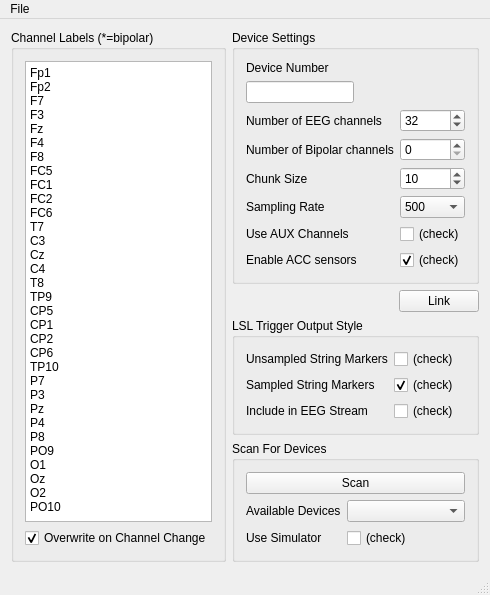
<?xml version="1.0" encoding="UTF-8"?>
<ui version="4.0">
 <class>MainWindow</class>
 <widget class="QMainWindow" name="MainWindow">
  <property name="geometry">
   <rect>
    <x>0</x>
    <y>0</y>
    <width>434</width>
    <height>574</height>
   </rect>
  </property>
  <property name="windowTitle">
   <string>LiveAmp Connector</string>
  </property>
  <widget class="QWidget" name="centralWidget">
   <layout class="QHBoxLayout" name="horizontalLayout_2">
    <item>
     <widget class="QGroupBox" name="groupBox_2">
      <property name="title">
       <string>Channel Labels (*=bipolar)</string>
      </property>
      <layout class="QGridLayout" name="gridLayout">
       <item row="0" column="0">
        <widget class="QPlainTextEdit" name="channelLabels">
         <property name="sizePolicy">
          <sizepolicy hsizetype="Preferred" vsizetype="Preferred">
           <horstretch>0</horstretch>
           <verstretch>0</verstretch>
          </sizepolicy>
         </property>
         <property name="plainText">
          <string>Fp1
Fp2
F7
F3
Fz
F4
F8
FC5
FC1
FC2
FC6
T7
C3
Cz
C4
T8
TP9
CP5
CP1
CP2
CP6
TP10
P7
P3
Pz
P4
P8
PO9
O1
Oz
O2
PO10 </string>
         </property>
        </widget>
       </item>
       <item row="1" column="0">
        <widget class="QCheckBox" name="overwriteChannelLabels">
         <property name="toolTip">
          <string>&lt;html&gt;&lt;head/&gt;&lt;body&gt;&lt;p&gt;Uncheck this if you don't want the channel labels to change when you adjust the number of EEG or bipolar channels (e.g. if you want channel labels other than indices).&lt;/p&gt;&lt;/body&gt;&lt;/html&gt;</string>
         </property>
         <property name="text">
          <string>Overwrite on Channel Change</string>
         </property>
         <property name="checked">
          <bool>true</bool>
         </property>
        </widget>
       </item>
      </layout>
     </widget>
    </item>
    <item>
     <layout class="QVBoxLayout" name="verticalLayout">
      <item>
       <layout class="QHBoxLayout" name="horizontalLayout_4"/>
      </item>
      <item>
       <widget class="QGroupBox" name="groupBox">
        <property name="title">
         <string>Device Settings</string>
        </property>
        <layout class="QFormLayout" name="formLayout">
         <property name="fieldGrowthPolicy">
          <enum>QFormLayout::AllNonFixedFieldsGrow</enum>
         </property>
         <item row="0" column="0">
          <widget class="QLabel" name="label_4">
           <property name="text">
            <string>Device Number</string>
           </property>
          </widget>
         </item>
         <item row="2" column="0">
          <widget class="QLineEdit" name="deviceSerialNumber">
           <property name="toolTip">
            <string>The number of the USB device (if multiple); the first one is #0.</string>
           </property>
           <property name="inputMask">
            <string/>
           </property>
           <property name="text">
            <string/>
           </property>
          </widget>
         </item>
         <item row="3" column="0">
          <widget class="QLabel" name="label_2">
           <property name="text">
            <string>Number of EEG channels</string>
           </property>
          </widget>
         </item>
         <item row="3" column="1">
          <widget class="QSpinBox" name="eegChannelCount">
           <property name="toolTip">
            <string>This must match the number of entries in the channel list</string>
           </property>
           <property name="minimum">
            <number>0</number>
           </property>
           <property name="maximum">
            <number>64</number>
           </property>
           <property name="singleStep">
            <number>1</number>
           </property>
           <property name="value">
            <number>32</number>
           </property>
          </widget>
         </item>
         <item row="5" column="0">
          <widget class="QLabel" name="label">
           <property name="text">
            <string>Chunk Size</string>
           </property>
          </widget>
         </item>
         <item row="5" column="1">
          <widget class="QSpinBox" name="chunkSize">
           <property name="toolTip">
            <string>&lt;html&gt;&lt;head/&gt;&lt;body&gt;&lt;p&gt;The number of samples per chunk emitted by the driver -- a small value will lead to lower overall latency but causes more CPU load, max value is 20&lt;/p&gt;&lt;/body&gt;&lt;/html&gt;</string>
           </property>
           <property name="minimum">
            <number>1</number>
           </property>
           <property name="maximum">
            <number>20</number>
           </property>
           <property name="value">
            <number>10</number>
           </property>
          </widget>
         </item>
         <item row="6" column="0">
          <widget class="QLabel" name="label_3">
           <property name="text">
            <string>Sampling Rate</string>
           </property>
          </widget>
         </item>
         <item row="6" column="1">
          <widget class="QComboBox" name="samplingRate">
           <property name="toolTip">
            <string>The sampling rate to use; higher sampling rates require more network bandwidth (and storage space if recording), particularly the very high rates of 10KHz+. The native rates are those that are natively supported by the hardware and the resampled rates are resampled in software  (using a linear-phase sinc resampler that delays the output signal by 5 samples).</string>
           </property>
           <property name="currentIndex">
            <number>1</number>
           </property>
           <item>
            <property name="text">
             <string>250</string>
            </property>
           </item>
           <item>
            <property name="text">
             <string>500</string>
            </property>
           </item>
           <item>
            <property name="text">
             <string>1000</string>
            </property>
           </item>
          </widget>
         </item>
         <item row="7" column="0">
          <widget class="QLabel" name="label_7">
           <property name="text">
            <string>Use AUX Channels</string>
           </property>
          </widget>
         </item>
         <item row="7" column="1">
          <widget class="QCheckBox" name="useAUX">
           <property name="toolTip">
            <string>If this is checked then the last 8 channels will hold the AUX signals; make sure to increase your channel count accordingly.</string>
           </property>
           <property name="text">
            <string>(check)</string>
           </property>
           <property name="checked">
            <bool>false</bool>
           </property>
          </widget>
         </item>
         <item row="8" column="0">
          <widget class="QLabel" name="label_8">
           <property name="text">
            <string>Enable ACC sensors</string>
           </property>
          </widget>
         </item>
         <item row="8" column="1">
          <widget class="QCheckBox" name="useACC">
           <property name="toolTip">
            <string>This will enable Acceleration sensors X, Y and Z.</string>
           </property>
           <property name="text">
            <string>(check)</string>
           </property>
           <property name="checked">
            <bool>true</bool>
           </property>
          </widget>
         </item>
         <item row="4" column="1">
          <widget class="QSpinBox" name="bipolarChannelCount">
           <property name="toolTip">
            <string>&lt;html&gt;&lt;head/&gt;&lt;body&gt;&lt;p&gt;In LiveAmp 32, if any bipolar channels are enabled, the maximum number of EEG channels drops to 24. In LiveAmp 16 or 8, you are limited to 16 or 8 channels total and a maximum of 8 bipolar channels.&lt;/p&gt;&lt;/body&gt;&lt;/html&gt;</string>
           </property>
           <property name="maximum">
            <number>8</number>
           </property>
          </widget>
         </item>
         <item row="4" column="0">
          <widget class="QLabel" name="label_12">
           <property name="text">
            <string>Number of Bipolar channels</string>
           </property>
          </widget>
         </item>
        </layout>
       </widget>
      </item>
      <item alignment="Qt::AlignRight">
       <widget class="QPushButton" name="linkButton">
        <property name="enabled">
         <bool>true</bool>
        </property>
        <property name="text">
         <string>Link</string>
        </property>
       </widget>
      </item>
      <item>
       <spacer name="verticalSpacer_2">
        <property name="orientation">
         <enum>Qt::Vertical</enum>
        </property>
        <property name="sizeHint" stdset="0">
         <size>
          <width>20</width>
          <height>40</height>
         </size>
        </property>
       </spacer>
      </item>
      <item>
       <widget class="QGroupBox" name="groupBox_3">
        <property name="title">
         <string>LSL Trigger Output Style</string>
        </property>
        <layout class="QFormLayout" name="formLayout_2">
         <property name="fieldGrowthPolicy">
          <enum>QFormLayout::AllNonFixedFieldsGrow</enum>
         </property>
         <item row="0" column="1">
          <widget class="QCheckBox" name="unsampledMarkers">
           <property name="toolTip">
            <string>&lt;html&gt;&lt;head/&gt;&lt;body&gt;&lt;p&gt;For an explanation of trigger marker types please read 'explanation_of_trigger_marker_types.pdf'.&lt;/p&gt;&lt;/body&gt;&lt;/html&gt;</string>
           </property>
           <property name="text">
            <string>(check)</string>
           </property>
          </widget>
         </item>
         <item row="1" column="0">
          <widget class="QLabel" name="label_6">
           <property name="text">
            <string>Sampled String Markers</string>
           </property>
          </widget>
         </item>
         <item row="1" column="1">
          <widget class="QCheckBox" name="sampledMarkers">
           <property name="toolTip">
            <string>&lt;html&gt;&lt;head/&gt;&lt;body&gt;&lt;p&gt;For an explanation of trigger marker types please read 'explanation_of_trigger_marker_types.pdf'.&lt;/p&gt;&lt;/body&gt;&lt;/html&gt;</string>
           </property>
           <property name="text">
            <string>(check)</string>
           </property>
           <property name="checked">
            <bool>true</bool>
           </property>
          </widget>
         </item>
         <item row="2" column="0">
          <widget class="QLabel" name="label_9">
           <property name="text">
            <string>Include in EEG Stream</string>
           </property>
          </widget>
         </item>
         <item row="2" column="1">
          <widget class="QCheckBox" name="sampledMarkersEEG">
           <property name="toolTip">
            <string>&lt;html&gt;&lt;head/&gt;&lt;body&gt;&lt;p&gt;For an explanation of trigger marker types please read 'explanation_of_trigger_marker_types.pdf'.&lt;/p&gt;&lt;/body&gt;&lt;/html&gt;</string>
           </property>
           <property name="text">
            <string>(check)</string>
           </property>
          </widget>
         </item>
         <item row="0" column="0">
          <widget class="QLabel" name="label_5">
           <property name="text">
            <string>Unsampled String Markers</string>
           </property>
          </widget>
         </item>
        </layout>
       </widget>
      </item>
      <item>
       <widget class="QGroupBox" name="groupBox_4">
        <property name="title">
         <string>Scan For Devices</string>
        </property>
        <layout class="QFormLayout" name="formLayout_3">
         <property name="fieldGrowthPolicy">
          <enum>QFormLayout::AllNonFixedFieldsGrow</enum>
         </property>
         <item row="3" column="0" colspan="2">
          <widget class="QPushButton" name="refreshDevices">
           <property name="enabled">
            <bool>true</bool>
           </property>
           <property name="toolTip">
            <string>This will scan for all available LiveAmps. It takes a few moments to connect. You need to have the device serial number (written on the back) in order to connect to it. You can also enter it into the Device Number box by hand.</string>
           </property>
           <property name="text">
            <string>Scan</string>
           </property>
          </widget>
         </item>
         <item row="4" column="0">
          <widget class="QLabel" name="label_10">
           <property name="text">
            <string>Available Devices</string>
           </property>
          </widget>
         </item>
         <item row="4" column="1">
          <widget class="QComboBox" name="deviceCb"/>
         </item>
         <item row="5" column="0">
          <widget class="QLabel" name="label_11">
           <property name="text">
            <string>Use Simulator</string>
           </property>
          </widget>
         </item>
         <item row="5" column="1">
          <widget class="QCheckBox" name="useSim">
           <property name="text">
            <string>(check)</string>
           </property>
          </widget>
         </item>
        </layout>
       </widget>
      </item>
      <item>
       <layout class="QHBoxLayout" name="horizontalLayout"/>
      </item>
     </layout>
    </item>
   </layout>
  </widget>
  <widget class="QMenuBar" name="menuBar">
   <property name="geometry">
    <rect>
     <x>0</x>
     <y>0</y>
     <width>434</width>
     <height>21</height>
    </rect>
   </property>
   <widget class="QMenu" name="menuFile">
    <property name="title">
     <string>File</string>
    </property>
    <addaction name="actionLoad_Configuration"/>
    <addaction name="actionSave_Configuration"/>
    <addaction name="separator"/>
    <addaction name="actionQuit_2"/>
   </widget>
   <addaction name="menuFile"/>
  </widget>
  <widget class="QStatusBar" name="statusBar"/>
  <action name="actionLoad_Configuration">
   <property name="text">
    <string>Load Configuration</string>
   </property>
  </action>
  <action name="actionSave_Configuration">
   <property name="text">
    <string>Save Configuration</string>
   </property>
  </action>
  <action name="actionQuit">
   <property name="text">
    <string>Quit</string>
   </property>
  </action>
  <action name="actionQuit_2">
   <property name="text">
    <string>Quit</string>
   </property>
  </action>
 </widget>
 <layoutdefault spacing="6" margin="11"/>
 <resources/>
 <connections/>
</ui>
